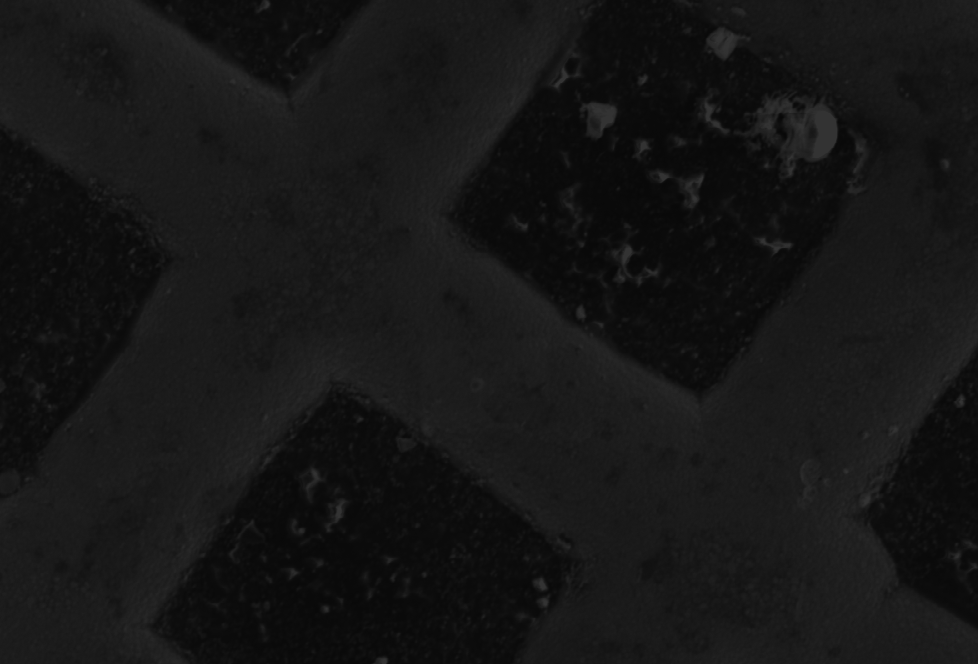
#> input picture images_png/2.png, 978 x 664 px
$ jupyter execute grid.ipynb
#> lines starting #> are read from the running program, lines starting #| are printed output that depends on the picture; after the words box and inside, x2 and y2 are one past the last pixel; in counts of white or black regions, pixels touching at a corner belong together
[cell 1]
from PIL import Image, ImageFilter, ImageEnhance
import cv2, numpy as np
import matplotlib.pyplot as plt

[cell 2]
im = Image.open("images_png/2.png").convert("L")
im

[cell 3]
imBrightness = ImageEnhance.Brightness(im)
imBright = imBrightness.enhance(4)
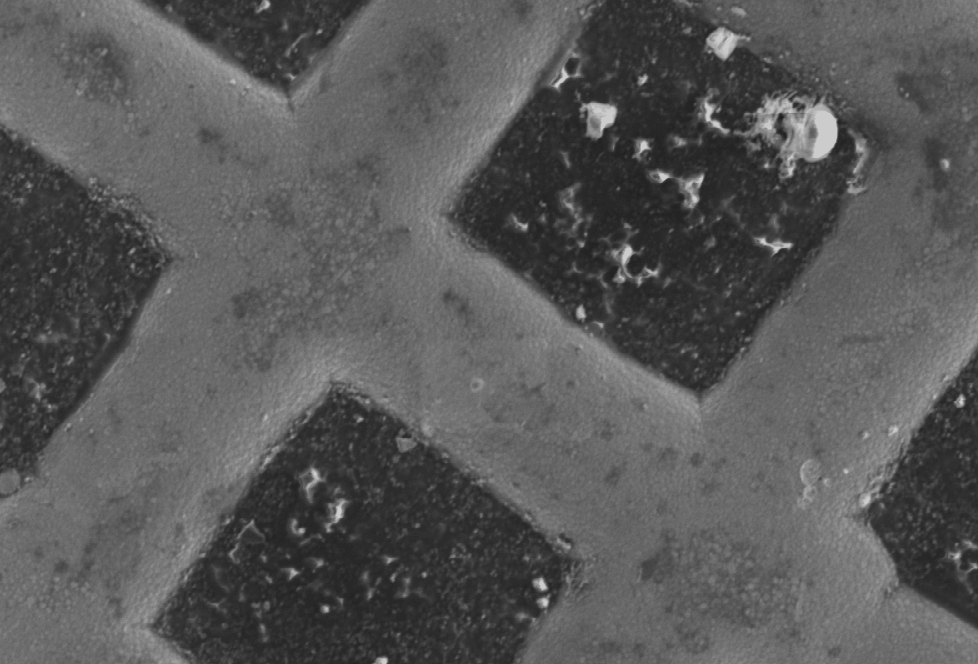
#> imBright: PIL image 978x664 L; min 28, max 204, mean 88.4
imBright

[cell 4]
imArray = np.asarray(imBright.convert('L'))
imArray.shape
#> Out = (664, 978)

[cell 5]
edges = cv2.Canny(cv2.GaussianBlur(imArray,(3,3),10), 100, 200)
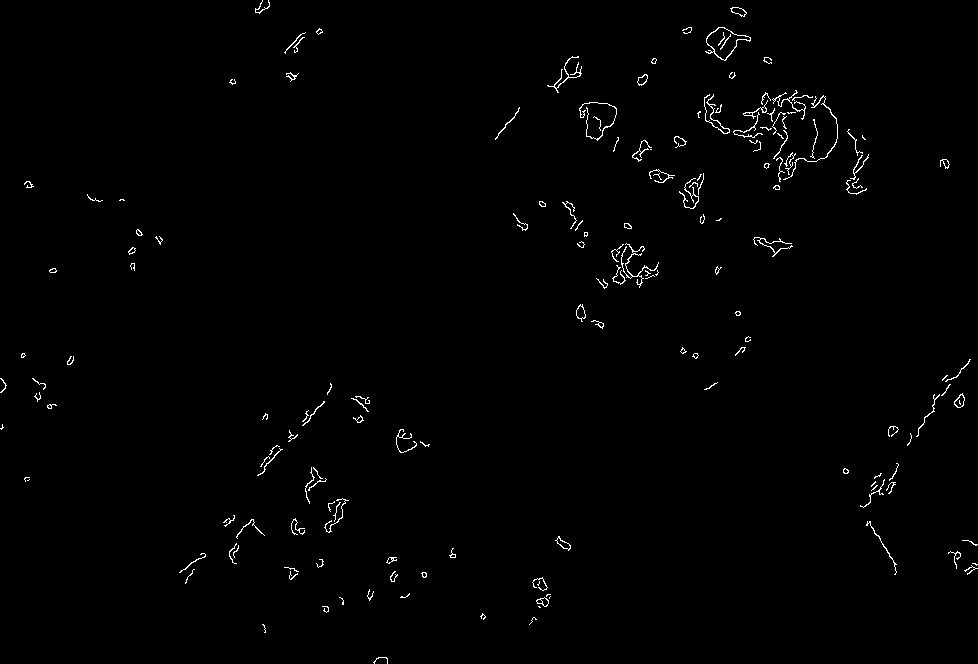
#> edges: shape (664, 978); 0.91% white in thin lines or dots
Image.fromarray(edges)

[cell 6]
dft = np.fft.fft2(imArray.astype(float))
shift = np.fft.fftshift(dft)
plt.imshow(((20*np.log10( 0.1 + shift)).astype(int)), cmap="gray")
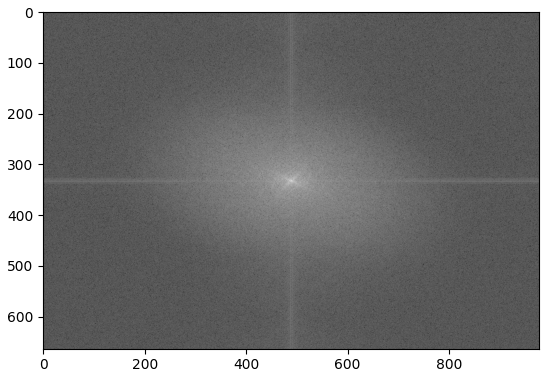
#> figure drawn by matplotlib, 1 panel

[cell 7]
(w, h) = imArray.shape
#> w = 664; h = 978
half_w, half_h = int(w/2), int(h/2)
#> half_w = 332; half_h = 489

[cell 8]
n = 25
shift[half_w-n:half_w+n+1,half_h-n:half_h+n+1] = 0 # select all but the first 50x50 (low) frequencies
plt.figure(figsize=(10,10))
plt.imshow( (20*np.log10( 0.1 + shift)).astype(int), cmap="gray")
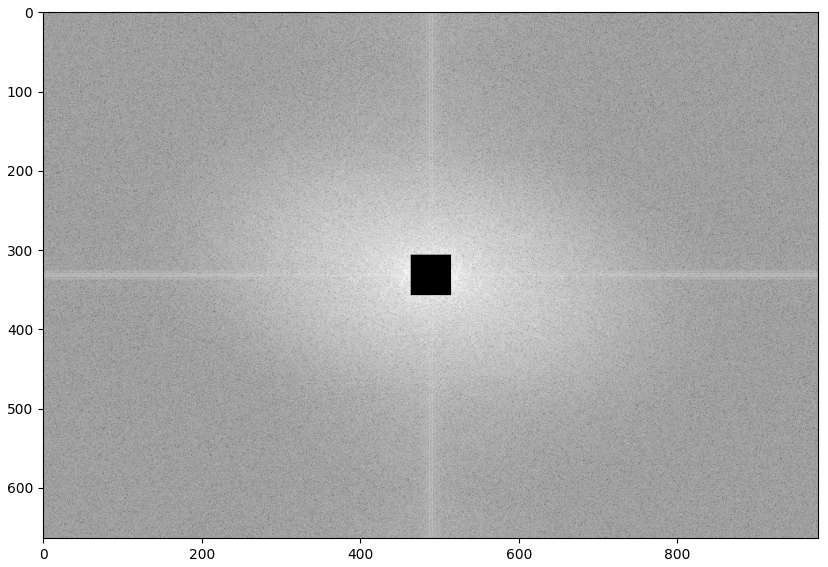
#> figure drawn by matplotlib, 1 panel

[cell 9]
ifft = np.fft.ifft2(np.fft.ifftshift(shift)).real
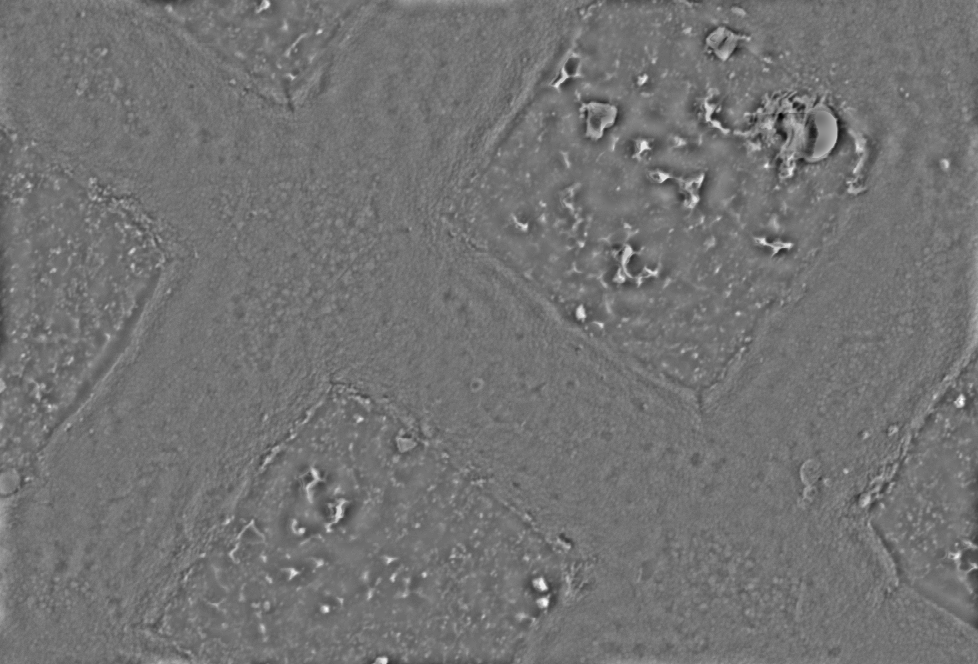
#> ifft: shape (664, 978) float64; min -103.4, max 125, mean 0; drawn with min black and max white
plt.imshow(ifft, cmap="gray")

[cell 10]
equalised = cv2.equalizeHist(imArray)
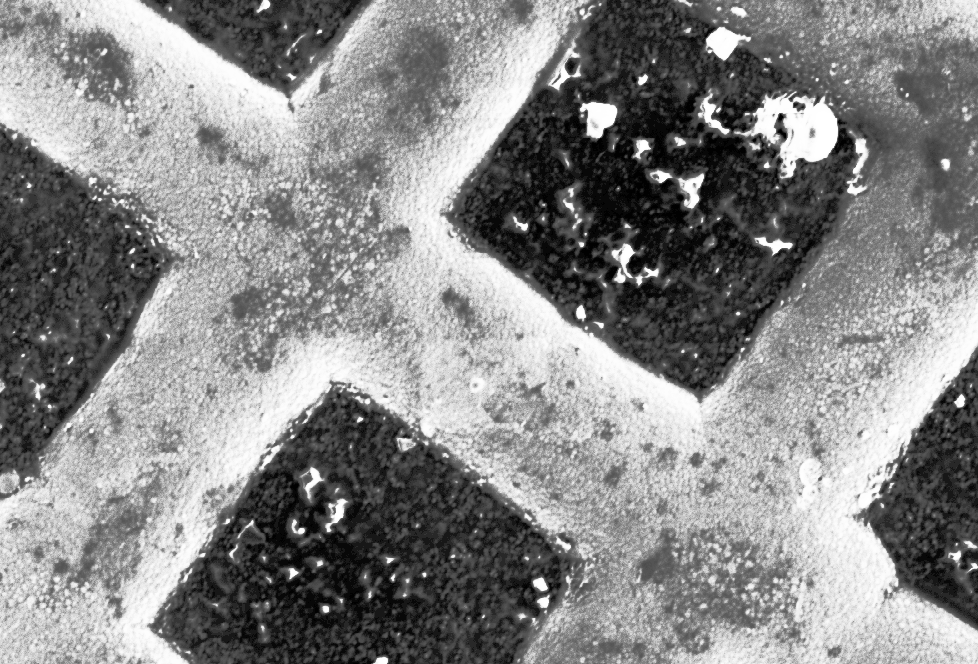
#> equalised: shape (664, 978); min 0, max 255, mean 134.2
Image.fromarray(equalised)

$ run again, with images_png/0.png copied over images_png/2.png
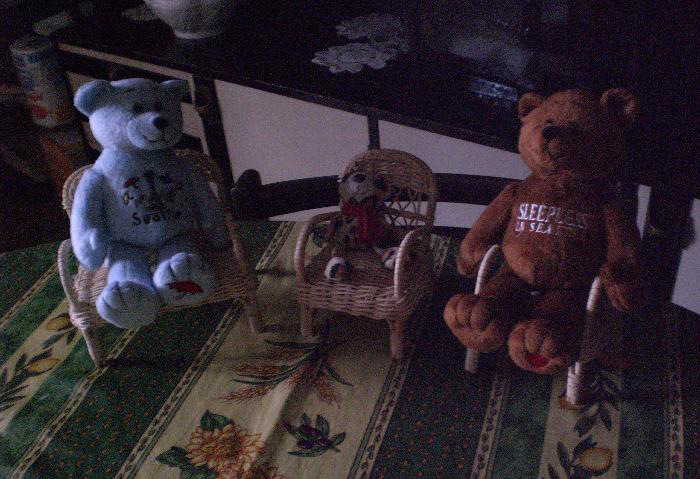
#> input picture images_png/0.png, 700 x 479 px
#> `edges = cv2.Canny(cv2.GaussianBlur(imArray,(3,3),10), 100, 200)`:
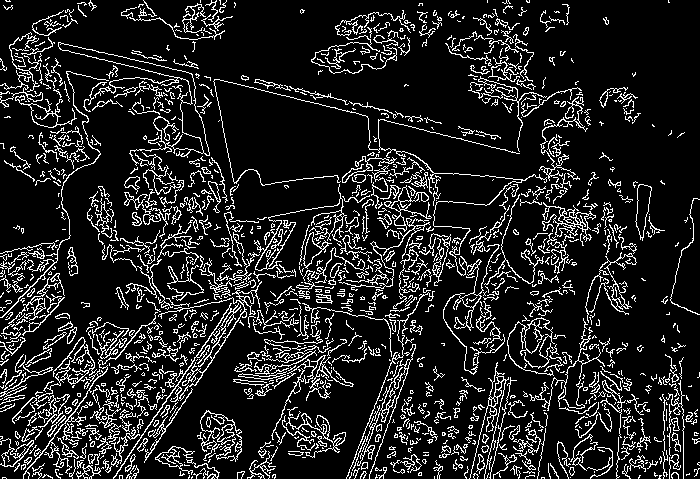
#> edges: shape (479, 700); 13.6% white in thin lines or dots
#> `equalised = cv2.equalizeHist(imArray)`:
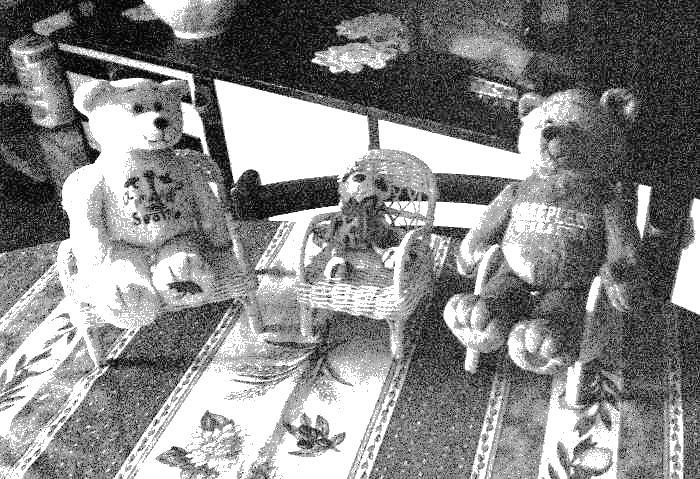
#> equalised: shape (479, 700); min 0, max 255, mean 135.3

$ run again, with images_png/1.png copied over images_png/2.png
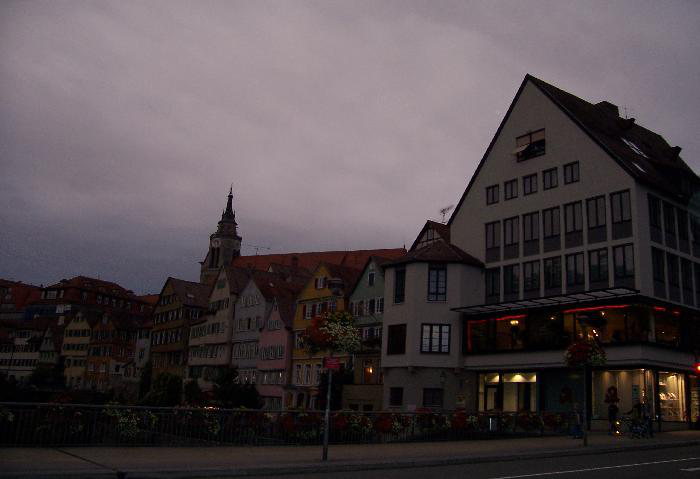
#> input picture images_png/1.png, 700 x 479 px
#> `edges = cv2.Canny(cv2.GaussianBlur(imArray,(3,3),10), 100, 200)`:
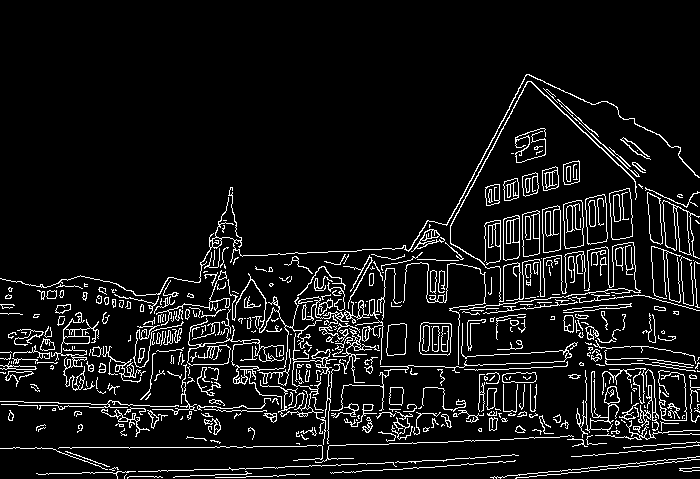
#> edges: shape (479, 700); 8% white in thin lines or dots, all inside (x1, y1, x2, y2) = (0, 74, 700, 479)
#> `equalised = cv2.equalizeHist(imArray)`:
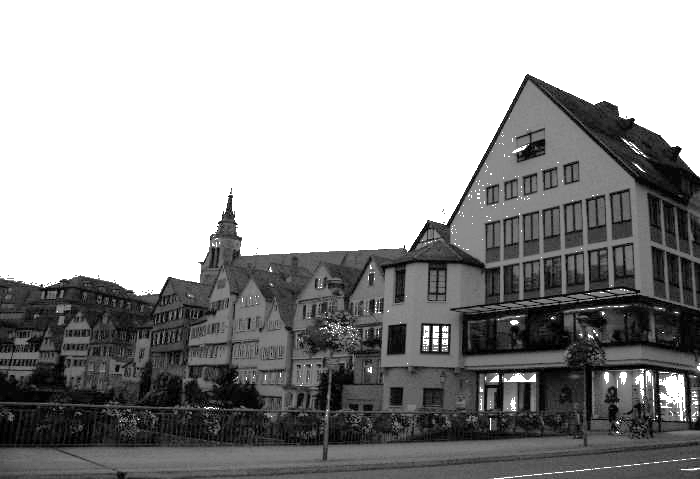
#> equalised: shape (479, 700); min 0, max 255, mean 153.7

$ run again, with images_png/4.png copied over images_png/2.png
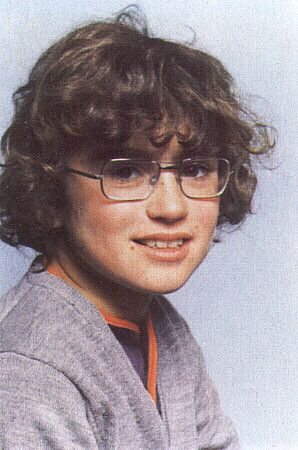
#> input picture images_png/4.png, 298 x 450 px
#> `edges = cv2.Canny(cv2.GaussianBlur(imArray,(3,3),10), 100, 200)`:
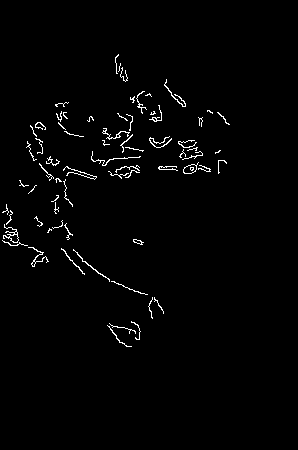
#> edges: shape (450, 298); 1.6% white in thin lines or dots, all inside (x1, y1, x2, y2) = (2, 54, 230, 347)
#> `equalised = cv2.equalizeHist(imArray)`:
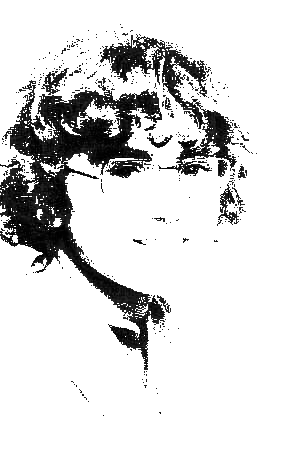
#> equalised: shape (450, 298); min 0, max 255, mean 216.7
